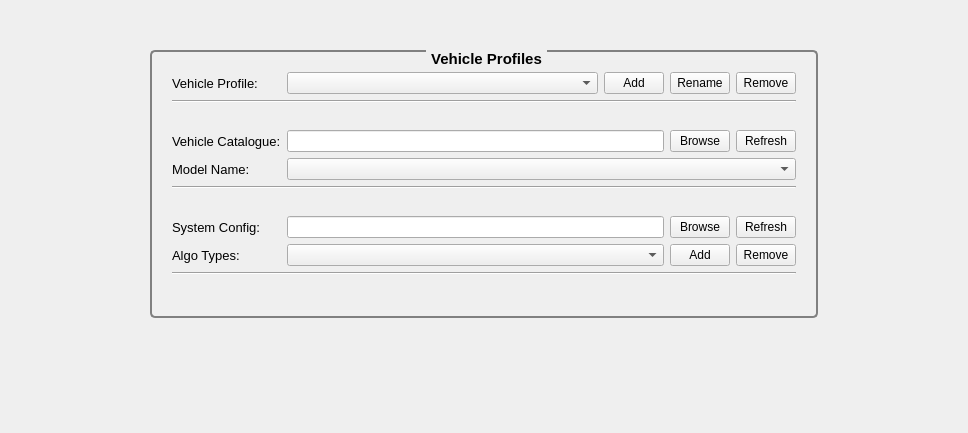
<?xml version="1.0" encoding="UTF-8"?>
<ui version="4.0">
 <class>VehicleProfilesView</class>
 <widget class="QWidget" name="VehicleProfilesView">
  <property name="geometry">
   <rect>
    <x>0</x>
    <y>0</y>
    <width>968</width>
    <height>433</height>
   </rect>
  </property>
  <property name="windowTitle">
   <string>Form</string>
  </property>
  <property name="styleSheet">
   <string notr="true">QGroupBox{border:2px solid gray;border-radius:5px;margin-top: 4ex;} QGroupBox::title{subcontrol-origin: margin;subcontrol-position:top center;padding:0 3px;}</string>
  </property>
  <layout class="QVBoxLayout" name="verticalLayout">
   <property name="leftMargin">
    <number>150</number>
   </property>
   <property name="topMargin">
    <number>50</number>
   </property>
   <property name="rightMargin">
    <number>150</number>
   </property>
   <property name="bottomMargin">
    <number>50</number>
   </property>
   <item>
    <widget class="QGroupBox" name="groupBox">
     <property name="font">
      <font>
       <pointsize>11</pointsize>
       <weight>75</weight>
       <bold>true</bold>
      </font>
     </property>
     <property name="title">
      <string>Vehicle Profiles</string>
     </property>
     <property name="alignment">
      <set>Qt::AlignCenter</set>
     </property>
     <layout class="QGridLayout" name="vehicleProfilesLayout">
      <property name="leftMargin">
       <number>20</number>
      </property>
      <property name="topMargin">
       <number>20</number>
      </property>
      <property name="rightMargin">
       <number>20</number>
      </property>
      <property name="bottomMargin">
       <number>20</number>
      </property>
      <item row="3" column="0">
       <widget class="QLabel" name="modelCatalogue_label">
        <property name="font">
         <font>
          <pointsize>10</pointsize>
         </font>
        </property>
        <property name="text">
         <string>Vehicle Catalogue:</string>
        </property>
       </widget>
      </item>
      <item row="1" column="0" colspan="2">
       <widget class="Line" name="line">
        <property name="orientation">
         <enum>Qt::Horizontal</enum>
        </property>
       </widget>
      </item>
      <item row="4" column="0">
       <widget class="QLabel" name="Model_label">
        <property name="font">
         <font>
          <pointsize>10</pointsize>
         </font>
        </property>
        <property name="text">
         <string>Model Name:</string>
        </property>
       </widget>
      </item>
      <item row="5" column="0" colspan="2">
       <widget class="Line" name="line_2">
        <property name="orientation">
         <enum>Qt::Horizontal</enum>
        </property>
       </widget>
      </item>
      <item row="8" column="0">
       <widget class="QLabel" name="systemConfig_label">
        <property name="font">
         <font>
          <pointsize>10</pointsize>
         </font>
        </property>
        <property name="text">
         <string>System Config:</string>
        </property>
       </widget>
      </item>
      <item row="10" column="1">
       <layout class="QHBoxLayout" name="horizontalLayout">
        <item>
         <widget class="QComboBox" name="SystemProfiles">
          <property name="sizePolicy">
           <sizepolicy hsizetype="Expanding" vsizetype="Fixed">
            <horstretch>0</horstretch>
            <verstretch>0</verstretch>
           </sizepolicy>
          </property>
         </widget>
        </item>
        <item>
         <widget class="QPushButton" name="addSystemProfile">
          <property name="maximumSize">
           <size>
            <width>60</width>
            <height>16777215</height>
           </size>
          </property>
          <property name="text">
           <string>Add</string>
          </property>
         </widget>
        </item>
        <item>
         <widget class="QPushButton" name="removeSystemProfile">
          <property name="maximumSize">
           <size>
            <width>60</width>
            <height>16777215</height>
           </size>
          </property>
          <property name="text">
           <string>Remove</string>
          </property>
         </widget>
        </item>
       </layout>
      </item>
      <item row="0" column="1">
       <layout class="QHBoxLayout" name="horizontalLayout_2">
        <item>
         <widget class="QComboBox" name="Name"/>
        </item>
        <item>
         <widget class="QPushButton" name="add">
          <property name="maximumSize">
           <size>
            <width>60</width>
            <height>16777215</height>
           </size>
          </property>
          <property name="text">
           <string>Add</string>
          </property>
         </widget>
        </item>
        <item>
         <widget class="QPushButton" name="edit">
          <property name="maximumSize">
           <size>
            <width>60</width>
            <height>16777215</height>
           </size>
          </property>
          <property name="text">
           <string>Rename</string>
          </property>
         </widget>
        </item>
        <item>
         <widget class="QPushButton" name="remove">
          <property name="maximumSize">
           <size>
            <width>60</width>
            <height>16777215</height>
           </size>
          </property>
          <property name="text">
           <string>Remove</string>
          </property>
         </widget>
        </item>
       </layout>
      </item>
      <item row="10" column="0">
       <widget class="QLabel" name="SystemProfiles_label">
        <property name="font">
         <font>
          <pointsize>10</pointsize>
         </font>
        </property>
        <property name="text">
         <string>Algo Types:</string>
        </property>
       </widget>
      </item>
      <item row="8" column="1">
       <layout class="QHBoxLayout" name="horizontalLayout_3">
        <item>
         <widget class="QLineEdit" name="systemConfig">
          <property name="readOnly">
           <bool>true</bool>
          </property>
         </widget>
        </item>
        <item>
         <widget class="QPushButton" name="systemConfigBrowse">
          <property name="maximumSize">
           <size>
            <width>60</width>
            <height>16777215</height>
           </size>
          </property>
          <property name="text">
           <string>Browse</string>
          </property>
         </widget>
        </item>
        <item>
         <widget class="QPushButton" name="systemConfigRefresh">
          <property name="maximumSize">
           <size>
            <width>60</width>
            <height>16777215</height>
           </size>
          </property>
          <property name="text">
           <string>Refresh</string>
          </property>
         </widget>
        </item>
       </layout>
      </item>
      <item row="6" column="1">
       <widget class="QLabel" name="systemConfigError">
        <property name="font">
         <font>
          <pointsize>10</pointsize>
          <weight>75</weight>
          <italic>false</italic>
          <bold>true</bold>
         </font>
        </property>
        <property name="styleSheet">
         <string notr="true">QLabel {color: red}</string>
        </property>
        <property name="text">
         <string/>
        </property>
       </widget>
      </item>
      <item row="0" column="0">
       <widget class="QLabel" name="Name_label">
        <property name="font">
         <font>
          <pointsize>10</pointsize>
         </font>
        </property>
        <property name="text">
         <string>Vehicle Profile:</string>
        </property>
       </widget>
      </item>
      <item row="4" column="1">
       <widget class="QComboBox" name="Model"/>
      </item>
      <item row="11" column="0" colspan="2">
       <widget class="Line" name="line_3">
        <property name="orientation">
         <enum>Qt::Horizontal</enum>
        </property>
       </widget>
      </item>
      <item row="2" column="1">
       <widget class="QLabel" name="modelCatalogueError">
        <property name="font">
         <font>
          <pointsize>10</pointsize>
          <weight>75</weight>
          <bold>true</bold>
         </font>
        </property>
        <property name="styleSheet">
         <string notr="true">QLabel {color: red}</string>
        </property>
        <property name="text">
         <string/>
        </property>
       </widget>
      </item>
      <item row="3" column="1">
       <layout class="QHBoxLayout" name="horizontalLayout_5">
        <item>
         <widget class="QLineEdit" name="modelCatalogue">
          <property name="readOnly">
           <bool>true</bool>
          </property>
         </widget>
        </item>
        <item>
         <widget class="QPushButton" name="modelCatalogue_Browse">
          <property name="maximumSize">
           <size>
            <width>60</width>
            <height>16777215</height>
           </size>
          </property>
          <property name="text">
           <string>Browse</string>
          </property>
         </widget>
        </item>
        <item>
         <widget class="QPushButton" name="modelCatalogue_Refresh">
          <property name="maximumSize">
           <size>
            <width>60</width>
            <height>16777215</height>
           </size>
          </property>
          <property name="text">
           <string>Refresh</string>
          </property>
         </widget>
        </item>
       </layout>
      </item>
      <item row="12" column="1">
       <widget class="QLabel" name="systemProfilesError">
        <property name="font">
         <font>
          <pointsize>10</pointsize>
          <weight>75</weight>
          <bold>true</bold>
         </font>
        </property>
        <property name="styleSheet">
         <string notr="true">QLabel {color: red}</string>
        </property>
        <property name="text">
         <string/>
        </property>
       </widget>
      </item>
     </layout>
    </widget>
   </item>
   <item>
    <spacer name="verticalSpacer">
     <property name="orientation">
      <enum>Qt::Vertical</enum>
     </property>
     <property name="sizeHint" stdset="0">
      <size>
       <width>20</width>
       <height>40</height>
      </size>
     </property>
    </spacer>
   </item>
  </layout>
 </widget>
 <resources/>
 <connections/>
</ui>
